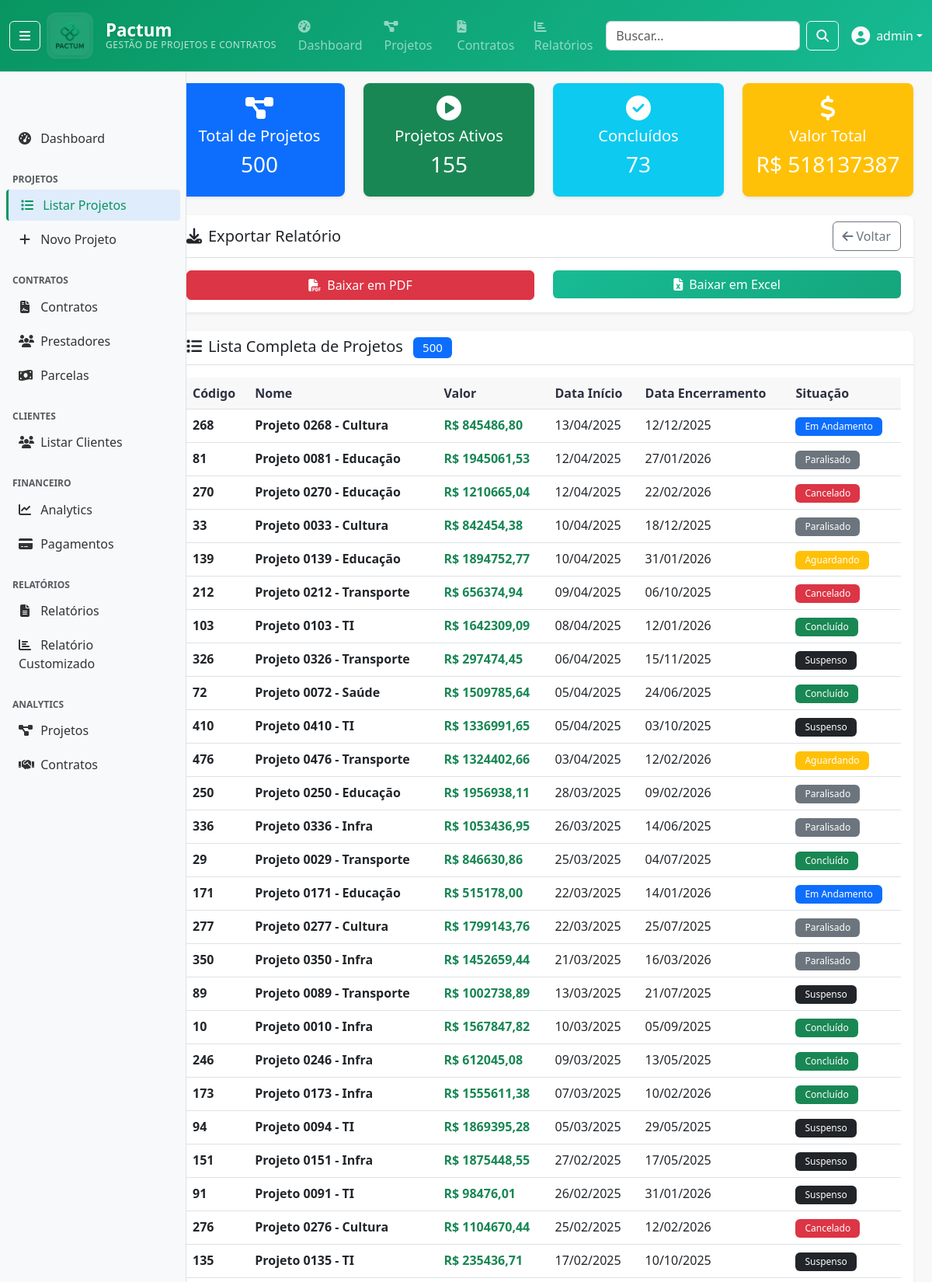
/relatorios/projetos/ (signed in, upper part), run on the app's committed database.
### apps/accounts/models/user.py (models this page shows, shortened)
class User(AbstractUser):
    ROLE_CHOICES = [
        ('admin', 'Administrador'),
        ('ti', 'TI'),
        ('fiscal', 'Fiscal'),
        ('financeiro', 'Financeiro'),
        ('analista', 'Analista'),
        ('cliente', 'Cliente'),
    ]
    DEPARTMENT_CHOICES = [
        ('administrativo', 'Administrativo'),
        ('financeiro', 'Financeiro'),
        ('ti', 'Tecnologia da Informação'),
        ('fiscal', 'Fiscal'),
        ('operacional', 'Operacional'),
        ('diretoria', 'Diretoria'),
    ]
    cpf = models.CharField(
        'CPF', max_length=14, unique=True, null=True, blank=True,
        validators=[RegexValidator(
            regex=r'^\d{3}\.\d{3}\.\d{3}-\d{2}$|^\d{11}$',
            message='CPF deve estar no formato XXX.XXX.XXX-XX ou apenas números'
        )]
    )
    telefone = models.CharField('Telefone', max_length=20, blank=True)
    role = models.CharField('Função', max_length=20, choices=ROLE_CHOICES, default='analista')
    department = models.CharField('Departamento', max_length=30, choices=DEPARTMENT_CHOICES, blank=True)
    is_cliente_externo = models.BooleanField('Cliente Externo', default=False, help_text='Indica se é um cliente externo da FUNETEC')
    last_activity = models.DateTimeField('Última Atividade', null=True, blank=True)
    class Meta:
        verbose_name = 'Usuário'
        verbose_name_plural = 'Usuários'
        ordering = ['-date_joined']
        permissions = [
            ('can_manage_users', 'Pode gerenciar usuários'),
            ('can_view_financial_data', 'Pode ver dados financeiros'),
            ('can_manage_contracts', 'Pode gerenciar contratos'),
            ('can_manage_projects', 'Pode gerenciar projetos'),
            ('can_generate_reports', 'Pode gerar relatórios'),
        ]
    def __str__(self):
        return self.get_full_name() or self.username
    def is_admin(self):
        return self.role == 'admin' or self.is_superuser
    def is_cliente(self):
        return self.role == 'cliente' or self.is_cliente_externo
    def can_manage_projects(self):
        return self.is_admin() or self.has_perm('accounts.can_manage_projects')
    def can_view_financial_data(self):
        return self.role in ['admin', 'financeiro', 'fiscal'] or self.has_perm('accounts.can_view_financial_data')
    def can_manage_contracts(self):
        return self.role in ['admin', 'financeiro'] or self.has_perm('accounts.can_manage_contracts')
    def can_generate_reports(self):
        return not self.is_cliente() or self.has_perm('accounts.can_generate_reports')
    def can_manage_users(self):
        """Verificar se pode gerenciar usuários"""
        return self.is_admin() or self.has_perm('accounts.can_manage_users')

### apps/projetos/models/projeto.py (models this page shows, shortened)
class Projeto(models.Model):
    SITUACAO_CHOICES = [
        ('1', 'Aguardando Início'),
        ('2', 'Em andamento'),
        ('3', 'Paralisado'),
        ('4', 'Suspenso'),
        ('5', 'Cancelado'),
        ('6', 'Concluído'),
    ]
    cod_projeto = models.IntegerField(
        primary_key=True,
        db_column='codProjeto',
        verbose_name='Código do Projeto'
    )
    nome = models.CharField(
        max_length=200,
        verbose_name='Nome do Projeto'
    )
    data_inicio = models.DateField(
        db_column='dataInicio',
        verbose_name='Data de Início'
    )
    data_encerramento = models.DateField(
        db_column='dataEncerramento',
        verbose_name='Data de Encerramento'
    )
    valor = models.DecimalField(
        max_digits=14,
        decimal_places=2,
        verbose_name='Valor Orçado'
    )
    situacao = models.CharField(
        max_length=20,
        choices=SITUACAO_CHOICES,
        default='1',  # Default to 'Aguardando Início'
        verbose_name='Situação'
    )
    class Meta:
        db_table = 'projetos'
        verbose_name = 'Projeto'
        verbose_name_plural = 'Projetos'

### apps/relatorios/views/report_views.py (the view)
# urls.py: path('projetos/', report_views.RelatorioProjetosView.as_view(), name='relatorio_projetos'),
class RelatorioProjetosView(LoginRequiredMixin, TemplateView):
    template_name = 'relatorios/relatorio_projetos.html'
    def get_context_data(self, **kwargs):
        context = super().get_context_data(**kwargs)
        projetos = Projeto.objects.all().order_by('-data_inicio')
        total_projetos = projetos.count()
        projetos_ativos = projetos.filter(situacao__in=['1', '2']).count()
        projetos_concluidos = projetos.filter(situacao='6').count()
        valor_total = projetos.aggregate(total=Sum('valor'))['total'] or 0
        context.update({
            'projetos': projetos,
            'total_projetos': total_projetos,
            'projetos_ativos': projetos_ativos,
            'projetos_concluidos': projetos_concluidos,
            'valor_total': valor_total,
        })
        return context

### templates/relatorios/relatorio_projetos.html (shortened to what this page needs)
{% extends 'base/base.html' %}
{% block page_title %}Relatório de Projetos{% endblock %}
{% block content %}
<div class="row mb-4">
    <div class="col-md-3">
        <div class="card text-center bg-primary text-white">
            <div class="card-body">
                <i class="fas fa-project-diagram fa-2x mb-2"></i>
                <h5>Total de Projetos</h5>
                <h3>{{ total_projetos }}</h3>
            </div>
        </div>
    </div>
    <div class="col-md-3">
        <div class="card text-center bg-success text-white">
            <div class="card-body">
                <i class="fas fa-play-circle fa-2x mb-2"></i>
                <h5>Projetos Ativos</h5>
                <h3>{{ projetos_ativos }}</h3>
            </div>
        </div>
    </div>
    <div class="col-md-3">
        <div class="card text-center bg-info text-white">
            <div class="card-body">
                <i class="fas fa-check-circle fa-2x mb-2"></i>
                <h5>Concluídos</h5>
                <h3>{{ projetos_concluidos }}</h3>
            </div>
        </div>
    </div>
    <div class="col-md-3">
        <div class="card text-center bg-warning text-white">
            <div class="card-body">
                <i class="fas fa-dollar-sign fa-2x mb-2"></i>
                <h5>Valor Total</h5>
                <h3>R$ {{ valor_total|floatformat:0 }}</h3>
            </div>
        </div>
    </div>
</div>
<div class="card mb-4">
    <div class="card-header d-flex justify-content-between align-items-center">
        <h5 class="mb-0">
            <i class="fas fa-download me-2"></i>Exportar Relatório
        </h5>
        <div>
            <a href="{% url 'relatorios:relatorio_list' %}" class="btn btn-outline-secondary">
                <i class="fas fa-arrow-left me-1"></i>Voltar
            </a>
        </div>
    </div>
    <div class="card-body">
        <div class="row">
            <div class="col-md-6">
                <a href="{% url 'relatorios:relatorio_projetos_generate' %}?format=pdf" class="btn btn-danger w-100">
                    <i class="fas fa-file-pdf me-2"></i>Baixar em PDF
                </a>
            </div>
            <div class="col-md-6">
                <a href="{% url 'relatorios:relatorio_projetos_generate' %}?format=excel" class="btn btn-success w-100">
                    <i class="fas fa-file-excel me-2"></i>Baixar em Excel
                </a>
            </div>
        </div>
    </div>
</div>
<div class="card">
    <div class="card-header">
        <h5 class="mb-0">
            <i class="fas fa-list me-2"></i>Lista Completa de Projetos
            <span class="badge bg-primary ms-2">{{ total_projetos }}</span>
        </h5>
    </div>
    <div class="card-body">
        {% if projetos %}
        <div class="table-responsive">
            <table class="table table-hover">
                <thead class="table-light">
                    <tr>
                        <th>Código</th>
                        <th>Nome</th>
                        <th>Valor</th>
                        <th>Data Início</th>
                        <th>Data Encerramento</th>
                        <th>Situação</th>
                    </tr>
                </thead>
                <tbody>
                    {% for projeto in projetos %}
                    <tr>
                        <td><span class="fw-bold">{{ projeto.cod_projeto }}</span></td>
                        <td>
                            <span class="fw-bold">{{ projeto.nome|truncatechars:40 }}</span>
                        </td>
                        <td>
                            <span class="fw-bold text-success">R$ {{ projeto.valor|floatformat:2 }}</span>
                        </td>
                        <td>
                            <span>{{ projeto.data_inicio|date:"d/m/Y"|default:"Não definido" }}</span>
                        </td>
                        <td>
                            <span>{{ projeto.data_encerramento|date:"d/m/Y"|default:"Em andamento" }}</span>
                        </td>
                        <td>
                            {% if projeto.situacao == "1" %}
                            <span class="badge bg-warning">Aguardando</span>
                            {% elif projeto.situacao == "2" %}
                            <span class="badge bg-primary">Em Andamento</span>
                            {% elif projeto.situacao == "3" %}
                            <span class="badge bg-secondary">Paralisado</span>
                            {% elif projeto.situacao == "4" %}
                            <span class="badge bg-dark">Suspenso</span>
                            {% elif projeto.situacao == "5" %}
                            <span class="badge bg-danger">Cancelado</span>
                            {% elif projeto.situacao == "6" %}
                            <span class="badge bg-success">Concluído</span>
                            {% else %}
                            <span class="badge bg-light text-dark">{{ projeto.get_situacao_display|default:"Indefinido" }}</span>
                            {% endif %}
                        </td>
                    </tr>
                    {% endfor %}
                </tbody>
            </table>
        </div>
        {% endif %}
    </div>
</div>
{% endblock %}

### templates/base/navbar.html (shortened to what this page needs)
{% load static %}
<nav class="navbar navbar-expand-md navbar-dark fixed-top" style="background: linear-gradient(135deg, #089561 0%, #17BB94 100%);">
    <div class="container-fluid">
        {% if user.is_authenticated %}
            <button class="btn btn-outline-light me-2" type="button" id="sidebarToggle" title="Recolher/Expandir Menu"
                    aria-label="Toggle sidebar" aria-pressed="false">
                <i class="fas fa-bars"></i>
            </button>
        {% endif %}
        <a class="navbar-brand d-flex align-items-center logo-brand-enhanced" href="{% url 'dashboard:index' %}">
            <div class="logo-container me-3">
                <img src="{% static 'img/logo_pactum.png' %}" alt="Pactum - Gestão de Projetos e Contratos" height="50" class="logo-img">
            </div>
            <div class="brand-text-container">
                <div class="brand-title">Pactum</div>
                <div class="brand-subtitle d-none d-lg-block">Gestão de Projetos e Contratos</div>
            </div>
        </a>
        <div class="collapse navbar-collapse" id="navbarNav">
            {% if user.is_authenticated %}
                <ul class="navbar-nav me-auto">
                    <li class="nav-item">
                        <a class="nav-link" href="{% url 'dashboard:index' %}">
                            <i class="fas fa-tachometer-alt me-1"></i>Dashboard
                        </a>
                    </li>
                    {% if user.can_manage_projects %}
                        <li class="nav-item">
                            <a class="nav-link" href="{% url 'projetos:projeto_list' %}">
                                <i class="fas fa-project-diagram me-1"></i>Projetos
                            </a>
                        </li>
                    {% endif %}
                    {% if user.can_manage_contracts %}
                        <li class="nav-item">
                            <a class="nav-link" href="{% url 'contratos:contrato_list' %}">
                                <i class="fas fa-file-contract me-1"></i>Contratos
                            </a>
                        </li>
                    {% endif %}
                    {% if user.can_view_financial_data %}
                        <li class="nav-item">
                            <a class="nav-link" href="{% url 'relatorios:relatorio_list' %}">
                                <i class="fas fa-chart-bar me-1"></i>Relatórios
                            </a>
                        </li>
                    {% endif %}
                </ul>
                <form class="d-flex me-3" method="get" action="{% url 'dashboard:index' %}">
                    <input class="form-control me-2" type="search" placeholder="Buscar..." name="q"
                           value="{{ request.GET.q }}" style="width: 250px;">
                    <button class="btn btn-outline-light" type="submit">
                        <i class="fas fa-search"></i>
                    </button>
                </form>
                <div class="dropdown">
                    <a class="nav-link dropdown-toggle text-light d-flex align-items-center" href="#"
                       id="userDropdown" role="button" data-bs-toggle="dropdown">
                        {% if user.avatar %}
                            <img src="{{ user.avatar.url }}" class="rounded-circle me-2" width="32" height="32">
                        {% else %}
                            <i class="fas fa-user-circle me-2 fs-4"></i>
                        {% endif %}
                        {{ user.get_full_name|default:user.username }}
                    </a>
                </div>
            {% endif %}
        </div>
    </div>
</nav>

### static/css/base.css (style rules this page uses)
* { box-sizing: border-box; }
:root { --primary-color: #089561; --secondary-color: #17BB94; --success-color: #089561; --warning-color: #ffc107; --danger-color: #dc3545; --info-color: #17BB94; --dark-color: #2D3142; --light-color: #F8F8F8; --white-color: #FFFFFF; --navbar-height: 70px; --sidebar-width: 240px; --sidebar-collapsed-width: 60px; }
body { font-family: 'Segoe UI', Tahoma, Geneva, Verdana, sans-serif; background-color: var(--light-color); color: var(--dark-color); }
.navbar { min-height: 70px; }
.navbar-brand { font-weight: 700; font-size: 1.25rem; transition: all 0.3s ease; text-decoration: none; }
.logo-brand-enhanced { padding: 0.5rem 0; }
.logo-container { position: relative; display: flex; align-items: center; justify-content: center; padding: 5px; border-radius: 12px; background: rgba(255, 255, 255, 0.1); transition: all 0.3s ease; backdrop-filter: blur(10px); }
.logo-img { border-radius: 10px; transition: all 0.3s ease; filter: brightness(1.1) contrast(1.1); box-shadow: 0 2px 8px rgba(0, 0, 0, 0.1); }
.brand-text-container { display: flex; flex-direction: column; align-items: flex-start; }
.brand-title { font-size: 1.4rem; font-weight: 700; line-height: 1; color: #FFFFFF; text-shadow: 0 2px 4px rgba(0, 0, 0, 0.1); }
.brand-subtitle { font-size: 0.75rem; font-weight: 400; color: rgba(255, 255, 255, 0.9); opacity: 0.8; text-transform: uppercase; letter-spacing: 0.5px; line-height: 1; margin-top: 2px; }
.navbar-nav .nav-link { font-weight: 500; padding: 0.5rem 1rem; border-radius: 0.25rem; margin: 0 0.25rem; transition: all 0.15s ease-in-out; }
.card { border: none; box-shadow: 0 0.125rem 0.25rem rgba(0, 0, 0, 0.075); border-radius: 0.5rem; transition: box-shadow 0.15s ease-in-out; }
.card-header { background-color: transparent; border-bottom: 1px solid rgba(0, 0, 0, 0.125); font-weight: 600; }
.btn { font-weight: 500; border-radius: 0.375rem; transition: all 0.15s ease-in-out; }
.btn-success { background: linear-gradient(135deg, var(--secondary-color) 0%, #15a67d 100%); border: none; color: var(--white-color); }
.form-control { border-radius: 0.375rem; border: 1px solid #ced4da; transition: all 0.15s ease-in-out; }
.table { background-color: white; }
.table th { border-top: none; font-weight: 600; background-color: var(--light-color); color: var(--dark-color); }
.badge { font-weight: 500; padding: 0.375rem 0.75rem; border-radius: 0.375rem; }

### data on the page
User: get_full_name "admin"
Projeto: cod_projeto "268", nome "Projeto 0268 - Cultura", valor "845486,80", data_inicio "13/04/2025", data_encerramento "12/12/2025", situacao "Em Andamento"
Projeto: cod_projeto "81", nome "Projeto 0081 - Educação", valor "1945061,53", data_inicio "12/04/2025", data_encerramento "27/01/2026", situacao "Paralisado"
Projeto: cod_projeto "270", nome "Projeto 0270 - Educação", valor "1210665,04", data_inicio "12/04/2025", data_encerramento "22/02/2026", situacao "Cancelado"
Projeto: cod_projeto "33", nome "Projeto 0033 - Cultura", valor "842454,38", data_inicio "10/04/2025", data_encerramento "18/12/2025", situacao "Paralisado"
Projeto: cod_projeto "139", nome "Projeto 0139 - Educação", valor "1894752,77", data_inicio "10/04/2025", data_encerramento "31/01/2026", situacao "Aguardando"
Projeto: cod_projeto "212", nome "Projeto 0212 - Transporte", valor "656374,94", data_inicio "09/04/2025", data_encerramento "06/10/2025", situacao "Cancelado"
Projeto: cod_projeto "103", nome "Projeto 0103 - TI", valor "1642309,09", data_inicio "08/04/2025", data_encerramento "12/01/2026", situacao "Concluído"
Projeto: cod_projeto "326", nome "Projeto 0326 - Transporte", valor "297474,45", data_inicio "06/04/2025", data_encerramento "15/11/2025", situacao "Suspenso"
Projeto: cod_projeto "72", nome "Projeto 0072 - Saúde", valor "1509785,64", data_inicio "05/04/2025", data_encerramento "24/06/2025", situacao "Concluído"
Projeto: cod_projeto "410", nome "Projeto 0410 - TI", valor "1336991,65", data_inicio "05/04/2025", data_encerramento "03/10/2025", situacao "Suspenso"
Projeto: cod_projeto "476", nome "Projeto 0476 - Transporte", valor "1324402,66", data_inicio "03/04/2025", data_encerramento "12/02/2026", situacao "Aguardando"
Projeto: cod_projeto "250", nome "Projeto 0250 - Educação", valor "1956938,11", data_inicio "28/03/2025", data_encerramento "09/02/2026", situacao "Paralisado"
Projeto: cod_projeto "336", nome "Projeto 0336 - Infra", valor "1053436,95", data_inicio "26/03/2025", data_encerramento "14/06/2025", situacao "Paralisado"
Projeto: cod_projeto "29", nome "Projeto 0029 - Transporte", valor "846630,86", data_inicio "25/03/2025", data_encerramento "04/07/2025", situacao "Concluído"
Projeto: cod_projeto "171", nome "Projeto 0171 - Educação", valor "515178,00", data_inicio "22/03/2025", data_encerramento "14/01/2026", situacao "Em Andamento"
Projeto: cod_projeto "277", nome "Projeto 0277 - Cultura", valor "1799143,76", data_inicio "22/03/2025", data_encerramento "25/07/2025", situacao "Paralisado"
Projeto: cod_projeto "350", nome "Projeto 0350 - Infra", valor "1452659,44", data_inicio "21/03/2025", data_encerramento "16/03/2026", situacao "Paralisado"
Projeto: cod_projeto "89", nome "Projeto 0089 - Transporte", valor "1002738,89", data_inicio "13/03/2025", data_encerramento "21/07/2025", situacao "Suspenso"
Projeto: cod_projeto "10", nome "Projeto 0010 - Infra", valor "1567847,82", data_inicio "10/03/2025", data_encerramento "05/09/2025", situacao "Concluído"
Projeto: cod_projeto "246", nome "Projeto 0246 - Infra", valor "612045,08", data_inicio "09/03/2025", data_encerramento "13/05/2025", situacao "Concluído"
Projeto: cod_projeto "173", nome "Projeto 0173 - Infra", valor "1555611,38", data_inicio "07/03/2025", data_encerramento "10/02/2026", situacao "Concluído"
Projeto: cod_projeto "94", nome "Projeto 0094 - TI", valor "1869395,28", data_inicio "05/03/2025", data_encerramento "29/05/2025", situacao "Suspenso"
Projeto: cod_projeto "151", nome "Projeto 0151 - Infra", valor "1875448,55", data_inicio "27/02/2025", data_encerramento "17/05/2025", situacao "Suspenso"
Projeto: cod_projeto "91", nome "Projeto 0091 - TI", valor "98476,01", data_inicio "26/02/2025", data_encerramento "31/01/2026", situacao "Suspenso"
Projeto: cod_projeto "276", nome "Projeto 0276 - Cultura", valor "1104670,44", data_inicio "25/02/2025", data_encerramento "12/02/2026", situacao "Cancelado"
Projeto: cod_projeto "135", nome "Projeto 0135 - TI", valor "235436,71", data_inicio "17/02/2025", data_encerramento "10/10/2025", situacao "Suspenso"

### other printed values
{{ total_projetos }} "500"
{{ projetos_ativos }} "155"
{{ projetos_concluidos }} "73"
{{ valor_total|floatformat:0 }} "518137387"
